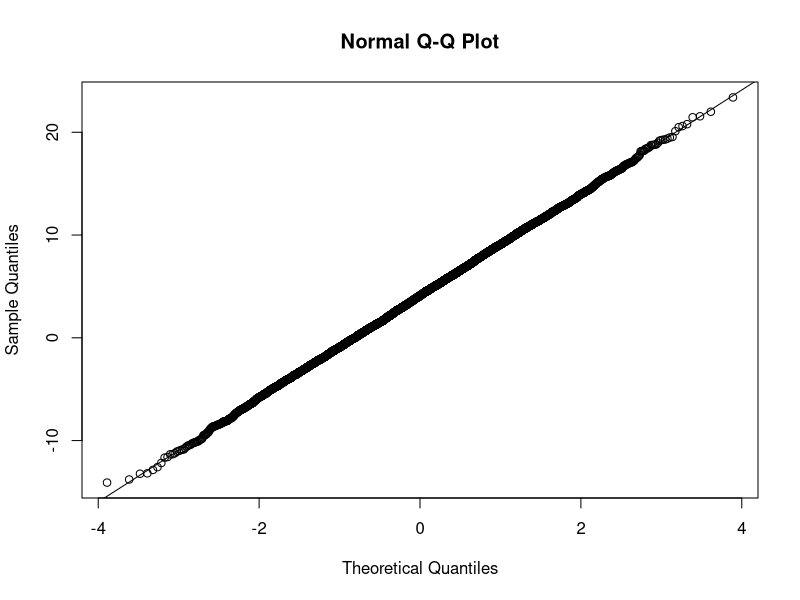
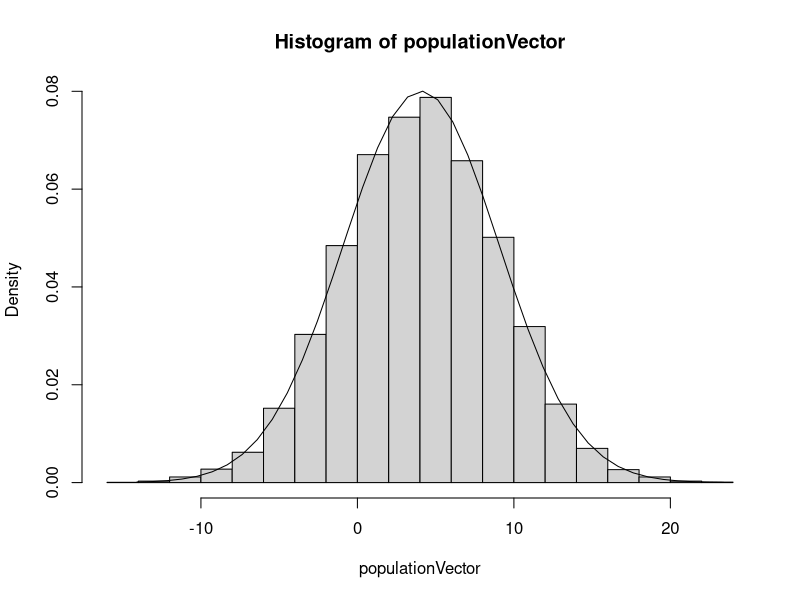
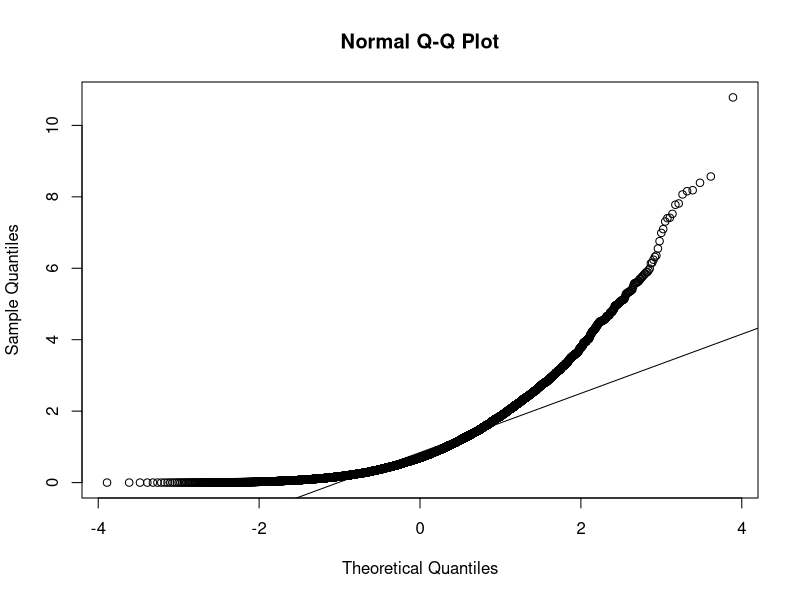
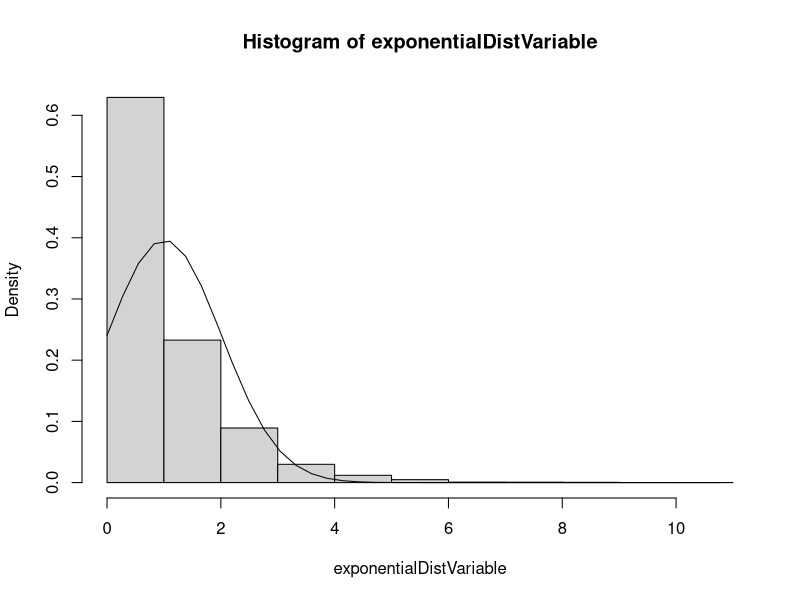
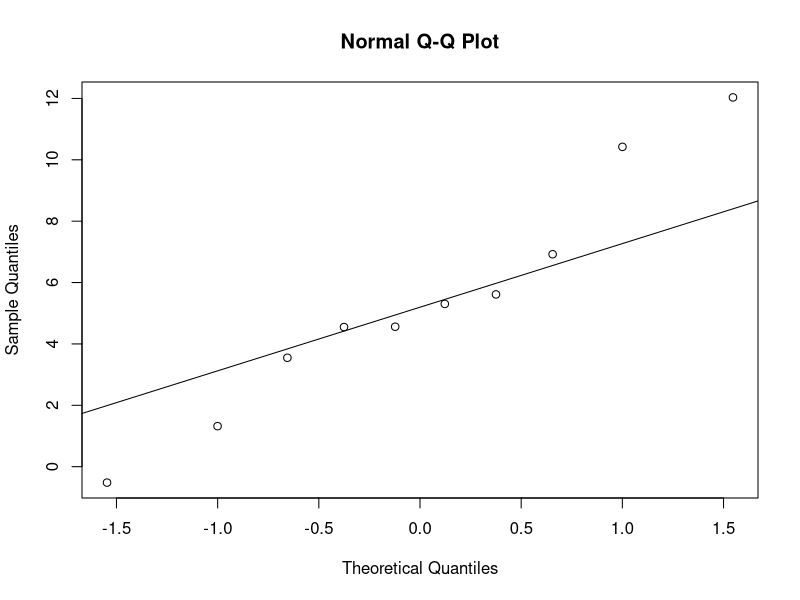
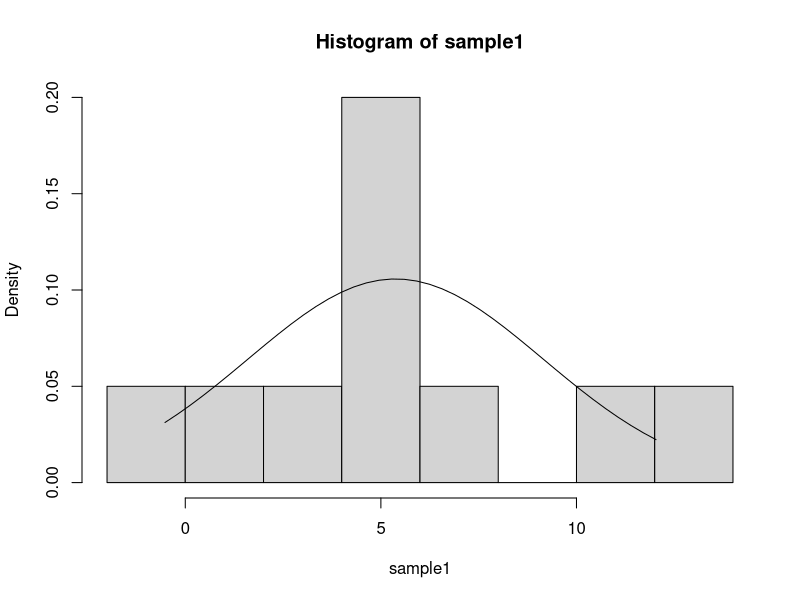
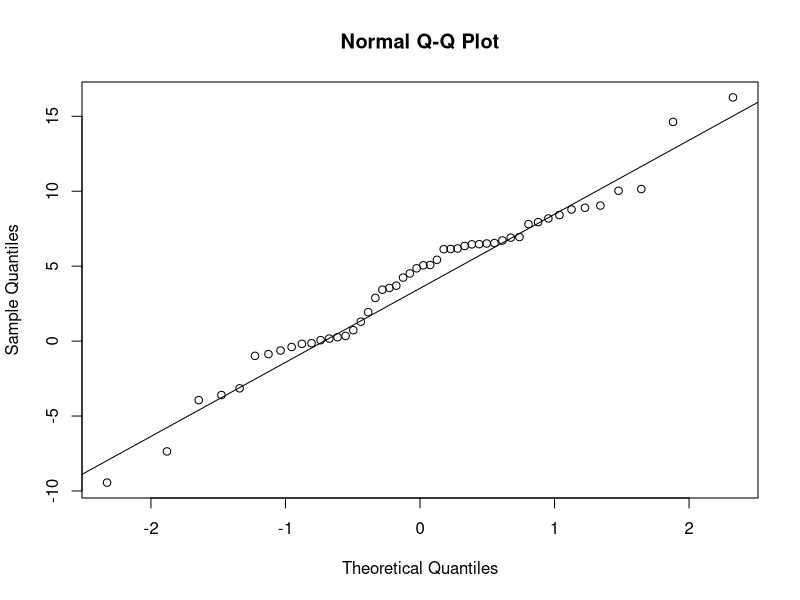
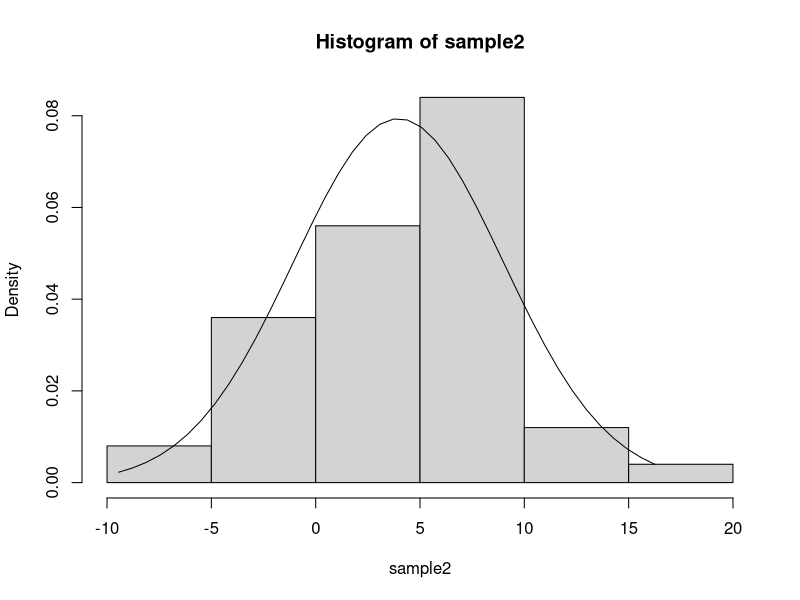

Recreate these plots in R, in order.
# ACTUAL ASSIGNMENT

#1) population of 10000 with mean 4 and standard deviation 5
populationVector <- rnorm(10000, 4, 5)

# make variables out of size mean and standard deviation
N <- length(populationVector)
mean <- mean(populationVector)
sd <- sd(populationVector)

#make a qqplot and a histogram with normal density curve for populationVector
qqnorm(populationVector)
qqline(populationVector)
hist(populationVector, freq = FALSE)
xfit <- seq(min(populationVector), max(populationVector), length = 40) 
yfit <- dnorm(xfit, mean = mean(populationVector), sd = sd(populationVector))
lines(xfit, yfit)

# make a variable from an exponential distribution
exponentialDistVariable <- rexp(N, 1)

# make variables out of size mean and standard deviation
XN <- length(exponentialDistVariable)
Xmean <- mean(exponentialDistVariable)
Xsd <- sd(exponentialDistVariable)

#make a qqplot and a histogram with normal density curve for populationVector
qqnorm(exponentialDistVariable)
qqline(exponentialDistVariable)
hist(exponentialDistVariable, freq = FALSE)
xfit <- seq(min(exponentialDistVariable), max(exponentialDistVariable), length = 40) 
yfit <- dnorm(xfit, mean = mean(exponentialDistVariable), sd = sd(exponentialDistVariable))
lines(xfit, yfit)

#2) GRAPHS FOR POPULATIONVECTOR

# make a random sample of size 10 of populationVector

sample1 <- sample(populationVector, 10)

#make a qqplot and a histogram with normal density curve for sample1
qqnorm(sample1)
qqline(sample1)
hist(sample1, freq = FALSE)
xfit <- seq(min(sample1), max(sample1), length = 40) 
yfit <- dnorm(xfit, mean = mean(sample1), sd = sd(sample1))
lines(xfit, yfit)

# make a random sample of size 50 of populationVector

sample2 <- sample(populationVector, 50)

#make a qqplot and a histogram with normal density curve for sample2
qqnorm(sample2)
qqline(sample2)
hist(sample2, freq = FALSE)
xfit <- seq(min(sample2), max(sample2), length = 40) 
yfit <- dnorm(xfit, mean = mean(sample2), sd = sd(sample2))
lines(xfit, yfit)

# make a random sample of size 500 of populationVector

sample3 <- sample(populationVector, 500)


#make a qqplot and a histogram with normal density curve for sample3
qqnorm(sample3)
qqline(sample3)
hist(sample3, freq = FALSE)
xfit <- seq(min(sample3), max(sample3), length = 40) 
yfit <- dnorm(xfit, mean = mean(sample3), sd = sd(sample3))
lines(xfit, yfit)

#GRAPHS FOR EXPONENTIALDISTVARIABLE


Xsample1 <- sample(exponentialDistVariable, 10)

#make a qqplot and a histogram with normal density curve for Xsample1
qqnorm(Xsample1)
qqline(Xsample1)
hist(Xsample1, freq = FALSE)
xfit <- seq(min(Xsample1), max(Xsample1), length = 40) 
yfit <- dnorm(xfit, mean = mean(Xsample1), sd = sd(Xsample1))
lines(xfit, yfit)

# make a random sample of size 50 of exponentialDistVariable

Xsample2 <- sample(exponentialDistVariable, 50)

#make a qqplot and a histogram with normal density curve for Xsample2
qqnorm(Xsample2)
qqline(Xsample2)
hist(Xsample2, freq = FALSE)
xfit <- seq(min(Xsample2), max(Xsample2), length = 40) 
yfit <- dnorm(xfit, mean = mean(Xsample2), sd = sd(Xsample2))
lines(xfit, yfit)

# make a random sample of size 500 of exponentialDistVariable

Xsample3 <- sample(exponentialDistVariable, 500)


#make a qqplot and a histogram with normal density curve for sample3
qqnorm(Xsample3)
qqline(Xsample3)
hist(Xsample3, freq = FALSE)
xfit <- seq(min(Xsample3), max(Xsample3), length = 40) 
yfit <- dnorm(xfit, mean = mean(Xsample3), sd = sd(Xsample3))
lines(xfit, yfit)

# 3) Making confidence intervals of size 50 for populationVector distribution

# samples 50 from the population vector
sample50 <- sample(populationVector, 50)

# record the size, mean and sd of sample3

n50 <- length(sample50)
mean50 <- mean(sample50)
sd50 <- sd(sample50)

# calculate z score for 95%
Z_score <- qnorm(0.975)

#Calculate critical t-value for 95% CI and x1
t_score <- qt(0.975, n50-1)

#calculate the standardn error of mean50 using known and estimated sd50
se_kn <- sd50/sqrt(n50)
se_unkn <- sd50/sqrt(n50)


# a) calculate the CI for the sample using the Z-score and the lnown sd

left_Z95_kn <- mean50-Z_score*se_kn
right_z95_kn <- mean50+Z_score*se_kn

# b) Calculate the CI for the sample using the T-dist and the sample SD

left_t95_unkn <- mean50-t_score*se_unkn
right_t95_unkn <- mean50+t_score*se_unkn

#Confidence intervals for exponential distribution

# samples 50 from the population vector
Xsample50 <- sample(exponentialDistVariable, 50)

# record the size, mean and sd of sample3

Xn50 <- length(Xsample50)
Xmean50 <- mean(Xsample50)
Xsd50 <- sd(Xsample50)

# calculate z score for 95%
XZ_score <- qnorm(0.975)

#Calculate critical t-value for 95% CI and x1
Xt_score <- qt(0.975, Xn50-1)

#calculate the standardn error of mean50 using known and estimated sd50
Xse_kn <- Xsd50/sqrt(Xn50)
Xse_unkn <- Xsd50/sqrt(Xn50)


# a) calculate the CI for the sample using the Z-score and the lnown sd

Xleft_Z95_kn <- Xmean50-XZ_score*Xse_kn
Xright_z95_kn <- Xmean50+XZ_score*Xse_kn

# b) Calculate the CI for the sample using the T-dist and the sample SD

Xleft_t95_unkn <- Xmean50-Xt_score*Xse_unkn
Xright_t95_unkn <- Xmean50+Xt_score*Xse_unkn

#show results
paste("var: populationVector", "mean:", mean, "sd:", sd)
paste("95% CIs for estimate of population mean")
paste("Z-distribution w/known pop sd:", left_Z95_kn, right_z95_kn)
paste("t-distribution w/unknown pop sd:", left_t95_unkn, right_t95_unkn)
paste("var: exponentialDistVariable", "mean:", Xmean, "sd:", Xsd)
paste("95% CIs for estimate of population mean")
paste("Z-distribution w/known pop sd:", Xleft_Z95_kn, Xright_z95_kn)
paste("t-distribution w/unknown pop sd:", Xleft_t95_unkn, Xright_t95_unkn)